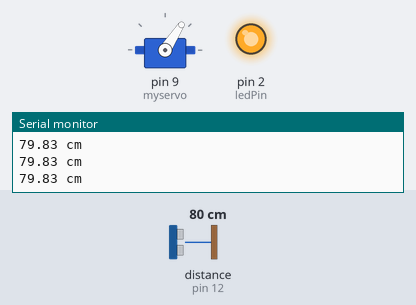
A sketch run on a simulated Arduino Uno, built with avr-gcc and run on an emulated ATmega328P. Parts: servo, output pins drawn as LEDs (lit = HIGH), the last lines printed to the serial monitor. Wiring (inferred from the names in the program): ultrasonic range finder: trigger pin 8; echo pin 12. The inputs (shaded band) are chosen by the test bench; at power-on: distance to the obstacle (sensor on pin 12) 80 cm. The echo pulse lasts 58.3 µs per cm; pins used as bus, display or sensor lines are not drawn.

Above: at 1.2 s.
1.3 s: distance to the obstacle (sensor on pin 12) set to 4 cm
At 2.0 s:
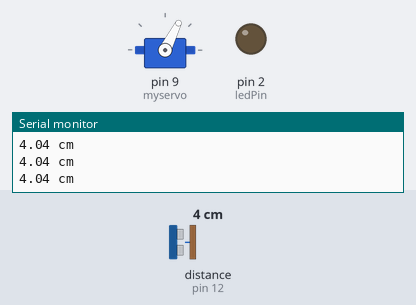
2.8 s: distance to the obstacle (sensor on pin 12) set to 120 cm
At 3.9 s:
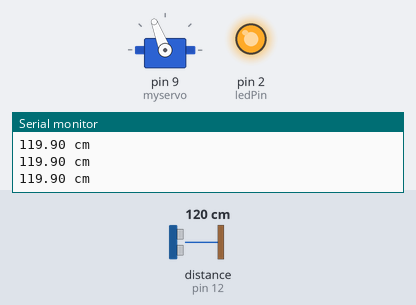
5.8 s: distance to the obstacle (sensor on pin 12) set to 18 cm
8.8 s: distance to the obstacle (sensor on pin 12) set to 2 cm
At 9.3 s:
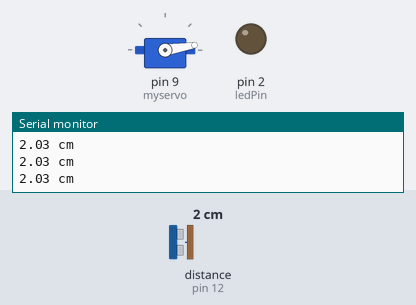
10.3 s: distance to the obstacle (sensor on pin 12) set to 35 cm
At 11.2 s:
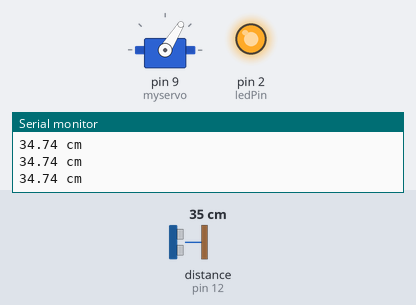
13.3 s: distance to the obstacle (sensor on pin 12) set to 60 cm
Timing chart, 0 to 17.3 s (numbered marks = the images above; inputs shaded):
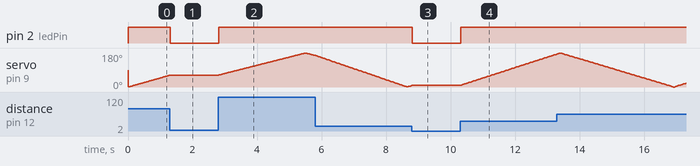

The sketch:

tourelle_program.ino
```cpp
/*
Programme arduino pour faire un tourelle avec un capteur UltraSon et un servomoteur

Pas d'obstacle devant le capteur => LED allumée (peut etre remplacer par les moteurs qui font avancés le robot) et balayage de la vision
Obstacle => la LED s'etteint et le balayage s'arrete (le capteur continu à regarder l'obstacle tant qu'il est là)

Si on utilise pas les moteurs et capteurs légo il faut bricoler un truc pour que le capteur tourne avec l'axe du moteur et fixer le moteur à la structure (impression 3D par ex)
*/


#include <Servo.h>  // inclure la bibliotheque de controle du servo

Servo myservo;  // create servo object to control a servo
// a maximum of eight servo objects can be created

int pos = 0;    // variable to store the servo position

// Les pins du capteur ulrason
const int trigPin = 8; // quand on met un rectangle sur le pin trigger, le capteur envoie un signal UltraSon
const int echoPin = 12;  // et renvoi une sortie sur le pin echo quand il recoit l'echo, on peut donc calculer la distance de l'obstacle

const int ledPin = 2; // pin de la LED

const int servoPin = 9; // pin du servo (utiliser uniquement les pins PWM (3,5,6,9,19 ou 11 avec la petite vague sur l'arduino))

int sens=1; // 1 ou -1 selon le sens de rotation de la tourelle (on pourrait utiliser un bool pour optimiser) augmenter la valeur pour augmenter la vitesse
float duration; // duree de l'aller/retour du signal UltraSon
float distance; // distance à l'obstacle mesurée


void setup()
{
  myservo.attach(9);  // attaches the servo on pin 9 to the servo object
  pinMode(ledPin, OUTPUT);
  pinMode(trigPin, OUTPUT);
  pinMode(echoPin, INPUT);

  Serial.begin(9600); // communication serie pour info de debbugage sur le PC
}


void loop()
{
  // see distance from sensor.
  digitalWrite(trigPin, LOW);
  delayMicroseconds(2);
  digitalWrite(trigPin, HIGH);
  delayMicroseconds(10);
  digitalWrite(trigPin, LOW);
  duration = pulseIn(echoPin, HIGH);
  distance = (duration/2) / 29.1; // calcul de la distance à partir de la durée de l'aller/retour du signal sonore
  Serial.print(distance);
  Serial.println(" cm");

  if (distance >= 15 || distance <= 0){ // si pas d'obstacle dans les 15 cm
    pos += sens; // tourner
    myservo.write(pos);              // tell servo to go to position in variable 'pos'
    digitalWrite(ledPin, HIGH); // allumer la LED

  }
  else{
    digitalWrite(ledPin, LOW); // sinon éteint la LED et ne tourne pas
  }

  if (pos >= 180 or pos <= 0) { // changement de sens en butée
    sens *= -1;
    if (pos>180){
      pos=180;
    }
    else if (pos<0){
      pos=0;
    }
  }

  delay(15);                       // petite attente de 15ms pour laisser au moteur le temps de tourner et au capteur de se preparer à une nouvelle mesure

}
```

Measured:
- after the input at 1.3 s, pin 2 (ledPin): HIGH → LOW at once; servo on pin 9 (myservo): goes on until 1.3 s, then stays 63°
- after the input at 2.8 s, pin 2 (ledPin): LOW → HIGH at once; servo on pin 9 (myservo): rises from 63° to 180° in 2.7 s, then falls to 167° in 0.30 s
- after the input at 8.8 s, pin 2 (ledPin): HIGH → LOW at once; servo on pin 9 (myservo): stays 9° (without the input it goes to 11° after 0.03 s)
- after the input at 10.3 s, pin 2 (ledPin): LOW → HIGH at once; servo on pin 9 (myservo): moves from 9° to 174° over 3.0 s, starting at once
